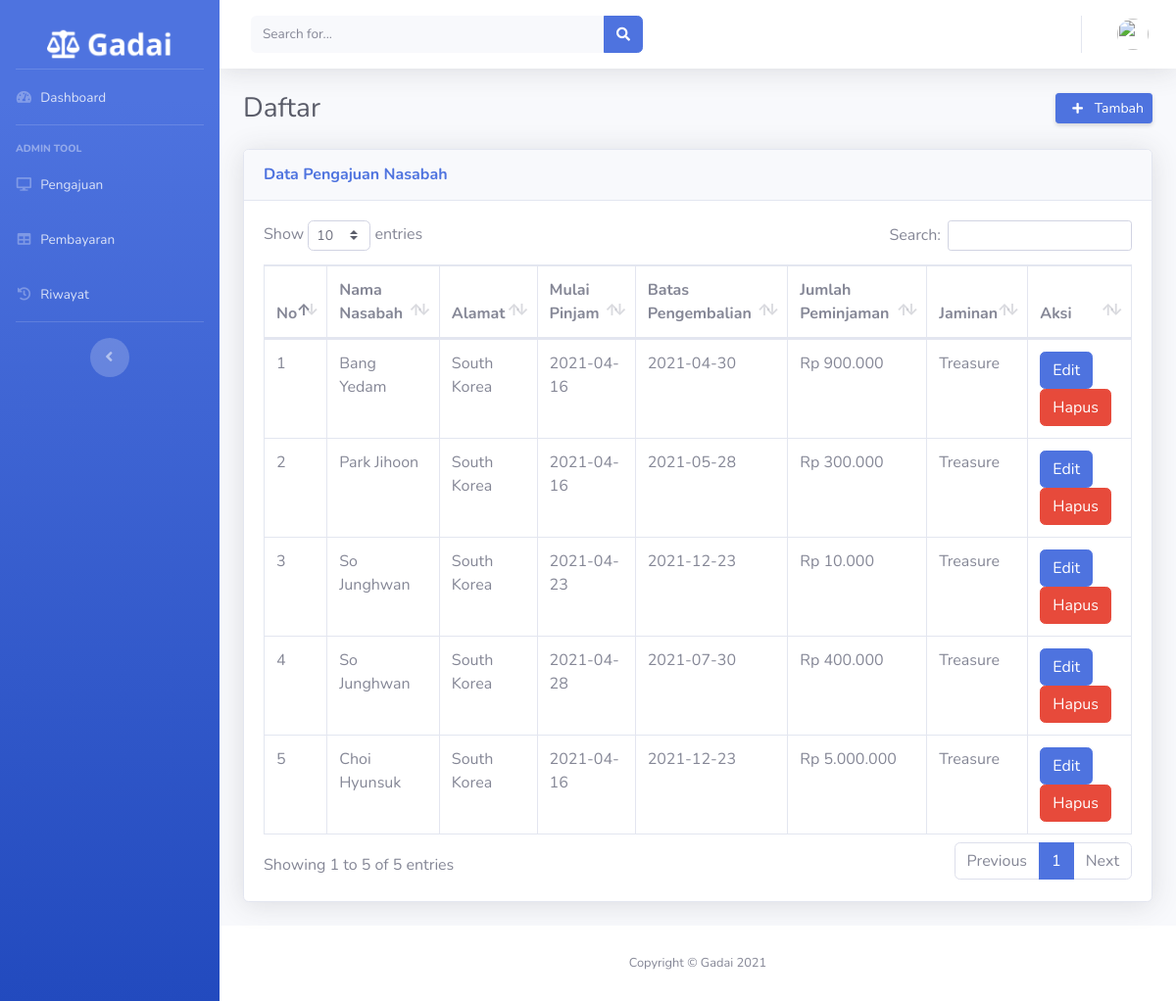
Screenshot of /index.php/pengajuangadai with the database file from the repository.
### tables this page shows
CREATE TABLE `pengajuan_gadai` (
  `id` int(11) NOT NULL,
  `nama_nasabah` varchar(128) NOT NULL,
  `alamat` varchar(128) NOT NULL,
  `tanggal_pinjam` date NOT NULL,
  `batas_pengembalian` date NOT NULL,
  `jumlah_peminjaman` int(11) NOT NULL,
  `nama_jaminan` varchar(128) NOT NULL,
  `bukti_jaminan` varchar(128) NOT NULL,
  `status` int(2) NOT NULL
);

### application/controllers/PengajuanGadai.php (called while the page is built, shortened)
<?php
class PengajuanGadai extends CI_Controller
{
    public function __construct()
    {
        $this->load->model(array('Pengajuan_model'));
    }
    public function index()
    {
        $this->load->library('pagination');
        $config['base_url']='http://localhost/WebsiteGadai/PengajuanGadai/';
        $config['total_rows'] = $this->Pengajuan_model->countAllData();
        $config['per_page']= 5;
        $data['start'] = $this->uri->segment(2);
        $data['pengajuan'] = $this->Pengajuan_model->getDataPengajuan($config['per_page'], $data['start']);
        $data['title'] = 'Gadai-Pengajuan';
        $data['user'] = $this->db->get_where('user_admin', ['email' => $this->session->userdata('email')])->row_array();
        $this->load->view('templates/header', $data);
        $this->load->view('templates/sidebar', $data);
        $this->load->view('templates/topbar', $data);
        $this->load->view('admin/pengajuan', $data);
        $this->load->view('templates/footer');
    }
}

### index.php (called while the page is built, shortened)
<?php
require_once BASEPATH.'core/CodeIgniter.php';

### application/config/config.php (called while the page is built, shortened)
<?php
$config['base_url'] = 'http://localhost/WebsiteGadai/';
$config['index_page'] = '';
$config['uri_protocol']    = 'REQUEST_URI';
$config['url_suffix'] = '';
$config['language']    = 'english';
$config['charset'] = 'UTF-8';
$config['enable_hooks'] = FALSE;
$config['subclass_prefix'] = 'MY_';
$config['composer_autoload'] = FALSE;
$config['permitted_uri_chars'] = 'a-z 0-9~%.:_\-';
$config['enable_query_strings'] = FALSE;
$config['controller_trigger'] = 'c';
$config['function_trigger'] = 'm';
$config['directory_trigger'] = 'd';
$config['allow_get_array'] = TRUE;
$config['log_threshold'] = 0;
$config['log_path'] = '';
$config['log_file_extension'] = '';
$config['log_file_permissions'] = 0644;
$config['log_date_format'] = 'Y-m-d H:i:s';
$config['error_views_path'] = '';
$config['cache_path'] = '';
$config['cache_query_string'] = FALSE;
$config['encryption_key'] = '';
$config['sess_driver'] = 'files';
$config['sess_cookie_name'] = 'ci_session';
$config['sess_expiration'] = 7200;
$config['sess_save_path'] = NULL;
$config['sess_match_ip'] = FALSE;
$config['sess_time_to_update'] = 300;
$config['sess_regenerate_destroy'] = FALSE;
$config['cookie_prefix']    = '';
$config['cookie_domain']    = '';
$config['cookie_path']        = '/';
$config['cookie_secure']    = FALSE;
$config['cookie_httponly']     = FALSE;
$config['standardize_newlines'] = FALSE;
$config['global_xss_filtering'] = FALSE;
$config['csrf_protection'] = FALSE;
$config['csrf_token_name'] = 'csrf_test_name';
$config['csrf_cookie_name'] = 'csrf_cookie_name';
$config['csrf_expire'] = 7200;
$config['csrf_regenerate'] = TRUE;
$config['csrf_exclude_uris'] = array();
$config['compress_output'] = FALSE;
$config['time_reference'] = 'local';
$config['rewrite_short_tags'] = FALSE;
$config['proxy_ips'] = '';

### application/models/Pengajuan_model.php (called while the page is built, shortened)
<?php
class Pengajuan_model extends CI_Model
{
    public function getDataPengajuan($limit, $start)
    {
        $this->db->select("*");
        return $this->db->get_where('pengajuan_gadai',['status' => 0], $limit, $start)->result();
        $this->db->order_by('tanggal_pinjam', 'ASC');
        return $this->db->get_where('pengajuan_gadai', ['status' => 0])->result();
    }
    public function countAllData()
    {
        return $this->db->get('pengajuan_gadai')->num_rows();
    }
}

### application/views/admin/pengajuan.php (the view, shortened to what this page needs)
<div class="container-fluid">
    <div class="d-sm-flex align-items-center justify-content-between mb-4">
        <h1 class="h3 mb-0 text-gray-800">Daftar</h1>
        <a href="<?php echo base_url('PengajuanGadai/tambahPengajuan'); ?>" class="d-none d-sm-inline-block btn btn-sm btn-primary shadow-sm">
            <i class="fa fa-plus fa-sm text-white-100 mx-2">
            </i> Tambah</a>
    </div>
    <div class="card shadow mb-4">
        <div class="card-header py-3">
            <h6 class="m-0 font-weight-bold text-primary">Data Pengajuan Nasabah</h6>
        </div>
        <div class="card-body">
            <div class="table-responsive">
                <table class="table table-bordered" id="dataTable" width="100%" cellspacing="0">
                    <thead>
                        <tr>
                            <th>No</th>
                            <th>Nama Nasabah</th>
                            <th>Alamat</th>
                            <th>Mulai Pinjam</th>
                            <th>Batas Pengembalian</th>
                            <th>Jumlah Peminjaman</th>
                            <th>Jaminan</th>
                            <th>Aksi</th>
                        </tr>
                    </thead>
                    <tbody>
                        <?php $no = 1;
                        foreach ($pengajuan as $ajuan) { ?>
                            <tr>
                                <td><?php echo $no++; ?></td>
                                <td><?php echo $ajuan->nama_nasabah ?></td>
                                <td><?php echo $ajuan->alamat ?></td>
                                <td><?php echo $ajuan->tanggal_pinjam ?></td>
                                <td><?php echo $ajuan->batas_pengembalian ?></td>
                                <td><?php echo "Rp " . number_format($ajuan->jumlah_peminjaman, 0, ",", ".") ?></td>
                                <td><?php echo $ajuan->nama_jaminan ?>
                                </td>
                                <td><a href="<?php echo base_url('PengajuanGadai/editPengajuan') . "/" . $ajuan->id; ?>"><button type="button" class="btn btn-primary">Edit</button></a>
                                    <a href="<?php echo base_url('PengajuanGadai/hapusPengajuan') . "/" . $ajuan->id; ?>"><button type="button" class="btn btn-danger">Hapus</button></a>
                                </td>
                            </tr>
                        <?php } ?>
                    </tbody>
                </table>
            </div>
        </div>
    </div>
</div>
</div>

### rows the page displays
pengajuan_gadai: nama_nasabah "Bang Yedam", alamat "South Korea", tanggal_pinjam "2021-04-16", batas_pengembalian "2021-04-30", jumlah_peminjaman "900.000", nama_jaminan "Treasure"
pengajuan_gadai: nama_nasabah "Park Jihoon", alamat "South Korea", tanggal_pinjam "2021-04-16", batas_pengembalian "2021-05-28", jumlah_peminjaman "300.000", nama_jaminan "Treasure"
pengajuan_gadai: nama_nasabah "So Junghwan", alamat "South Korea", tanggal_pinjam "2021-04-23", batas_pengembalian "2021-12-23", jumlah_peminjaman "10.000", nama_jaminan "Treasure"
pengajuan_gadai: nama_nasabah "So Junghwan", alamat "South Korea", tanggal_pinjam "2021-04-28", batas_pengembalian "2021-07-30", jumlah_peminjaman "400.000", nama_jaminan "Treasure"
pengajuan_gadai: nama_nasabah "Choi Hyunsuk", alamat "South Korea", tanggal_pinjam "2021-04-16", batas_pengembalian "2021-12-23", jumlah_peminjaman "5.000.000", nama_jaminan "Treasure"
